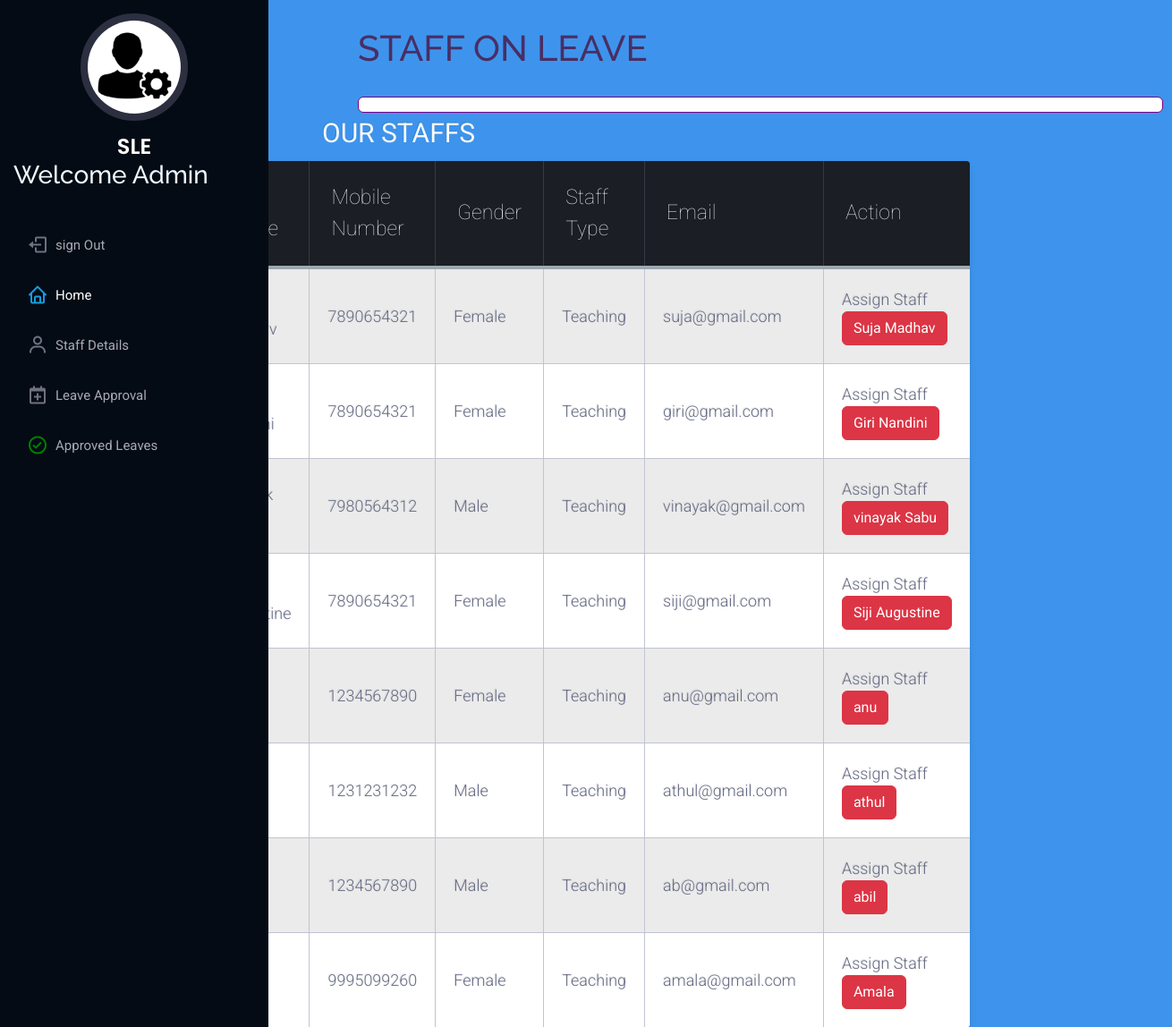
Screenshot of /AdminApp/newstaffl with the database file from the repository.
### LeaveApp/models.py (models this page shows)
class reg_tbl(models.Model):
    fn = models.CharField(max_length=25)
    mb = models.IntegerField()
    gn = models.CharField(max_length=10)
    st = models.CharField(max_length=25)
    em = models.EmailField()
    ps = models.CharField(max_length=25)
    cps = models.CharField(max_length=25)

### AdminApp/views.py (the view)
# urls.py: path('newstaffl',views.newstaffl),
def newstaffl(request):
   idno = request.GET.get('idn')
   obj = leave_reg_lwa.objects.filter(id=idno)
   obb = reg_tbl.objects.filter(st='Teaching')
   return render(request,"newstaffl.html",{"lev":obj,"st":obb})

### Templates/newstaffl.html (shortened to what this page needs)
{% load static %}
<!DOCTYPE html>
<html lang="en">
<head>
  <link href="{% static 'assets/vendor/aos/aos.css' %}" rel="stylesheet">
  <link href="{% static 'assets/vendor/bootstrap/css/bootstrap.min.css' %}" rel="stylesheet">
  <link href="{% static 'assets/vendor/bootstrap-icons/bootstrap-icons.css' %}" rel="stylesheet">
  <link href="{% static 'assets/vendor/boxicons/css/boxicons.min.css' %}" rel="stylesheet">
  <link href="{% static 'assets/vendor/glightbox/css/glightbox.min.css' %}" rel="stylesheet">
  <link href="{% static 'assets/vendor/swiper/swiper-bundle.min.css' %}" rel="stylesheet">
  <link href="{% static 'assets/css/style.css' %}" rel="stylesheet">
  <link rel="stylesheet"href="{% static 'assets/css/notif.css' %}">
  <link rel="stylesheet"href="{% static 'assets/css/staff.css' %}">
</head>
<body>
  <header id="header">
    <div class="d-flex flex-column">
      <div class="profile">
        <img src="{% static 'assets/img/admin.webp' %}" alt="" class="img-fluid rounded-circle">
        <h1 class="text-light"><a href="index.html">SLE</a></h1>
        <h3 style="color:aliceblue;">Welcome Admin</h3>
      </div>
      <nav id="navbar" class="nav-menu navbar">
        <ul>
          <li><a href="/AdminApp/" class="nav-link scrollto"><i class="bx bx-log-out"></i><span>sign Out</span></a></li>
          <li><a href="/AdminApp/dashboard" class="nav-link scrollto active"><i class="bx bx-home"></i> <span>Home</span></a></li>
          <li><a href="/AdminApp/staff_details" class="nav-link scrollto"><i class="bx bx-user"></i></i><span>Staff Details</span></a></li>
          <li><a href="/AdminApp/leave-requests" class="nav-link scrollto"><i class="bx bx-calendar-plus"></i><span>Leave Approval</span></a></li>
          <li><a href="/AdminApp/approves"class="nav-link scrollto"><i class="bx bx-check-circle" style="color: green;"></i><span>Approved Leaves</span></a></li>
        </ul>
      </nav>
    </div>
  </header>
  <form method="post"action="assigned_staffl">
  <h1 class="app">STAFF ON LEAVE</h1>
   <div class="card">
  </div>
  <div class="table-title">
    <h3>OUR STAFFS</h3>
    </div>
    <table class="table-fill">
    <thead>
    <tr>
    <th class="text-left">Staff Name</th>
    <th class="text-left">Mobile Number</th>
    <th class="text-left">Gender</th>
    <th class="text-left">Staff Type</th>
    <th class="text-left">Email</th>
    <th class="text-left">Action</th>
    </tr>
    </thead>
    <tbody class="table-hover">
    {% for ls in st %}
    <tr>
    <td class="text-left">{{ls.fn}}</td>
    <td class="text-left">{{ls.mb}}</td>
    <td class="text-left">{{ls.gn}}</td>
    <td class="text-left">{{ls.st}}</td>
    <td class="text-left">{{ls.em}}</td>
    <td>
    Assign Staff <input class="btn btn-danger" type="submit" value="{{ls.fn}}" name="fn">
    </td>
    </tr>
    {% endfor %}
    </tbody>
    </table>
  </form>
</body>

### Style/assets/css/style.css (style rules this page uses)
body { font-family: "Open Sans", sans-serif; color: #272829; }
a { color: #149ddd; text-decoration: none; }
h1, h2, h3, h4, h5, h6 { font-family: "Raleway", sans-serif; }
#header { position: fixed; top: 0; left: 0; bottom: 0; width: 300px; transition: all ease-in-out 0.5s; z-index: 9997; transition: all 0.5s; padding: 0 15px; background: #040b14; overflow-y: auto; }
#header .profile img { margin: 15px auto; display: block; width: 120px; border: 8px solid #2c2f3f; }
#header .profile h1 { font-size: 24px; margin: 0; padding: 0; font-weight: 600; -moz-text-align-last: center; text-align-last: center; font-family: "Poppins", sans-serif; }
#header .profile h1 a, #header .profile h1 a:hover { color: #fff; text-decoration: none; }
.nav-menu { padding: 30px 0 0 0; }
.nav-menu * { margin: 0; padding: 0; list-style: none; }
.nav-menu>ul>li { position: relative; white-space: nowrap; }
.nav-menu a, .nav-menu a:focus { display: flex; align-items: center; color: #a8a9b4; padding: 12px 15px; margin-bottom: 8px; transition: 0.3s; font-size: 15px; }
.nav-menu a i, .nav-menu a:focus i { font-size: 24px; padding-right: 8px; color: #6f7180; }
.nav-menu a:hover, .nav-menu .active, .nav-menu .active:focus, .nav-menu li:hover>a { text-decoration: none; color: #fff; }
.nav-menu a:hover i, .nav-menu .active i, .nav-menu .active:focus i, .nav-menu li:hover>a i { color: #149ddd; }

### Style/assets/css/notif.css (style rules this page uses)
.app { margin-top: 30px; margin-left: 400px; color:rgb(73, 46, 100); }
.card { padding-left: 20px; margin-left: 400px; margin-top: 30px; width: 900px; height:100%; border-color: purple; }
input { border-left: none; border-right: none; border-top: none; border-bottom-color: rgb(56, 141, 164); }

### Style/assets/css/staff.css (style rules this page uses)
body { background-color: #3e94ec; font-family: "Roboto", helvetica, arial, sans-serif; font-size: 16px; font-weight: 400; text-rendering: optimizeLegibility; }
div.table-title { display: block; margin: auto; max-width: 600px; padding:5px; width: 100%; }
.table-title h3 { color: #fafafa; font-size: 30px; font-weight: 400; font-style:normal; font-family: "Roboto", helvetica, arial, sans-serif; text-shadow: -1px -1px 1px rgba(0, 0, 0, 0.1); text-transform:uppercase; }
.table-fill { background: white; border-radius:3px; border-collapse: collapse; height: 320px; margin: auto; max-width: 600px; padding:5px; width: 100%; box-shadow: 0 5px 10px rgba(0, 0, 0, 0.1); animation: float 5s infinite; }
th { color:#D5DDE5;; background:#1b1e24; border-bottom:4px solid #9ea7af; border-right: 1px solid #343a45; font-size:23px; font-weight: 100; padding:24px; text-align:left; text-shadow: 0 1px 1px rgba(0, 0, 0, 0.1); vertical-align:middle; }
th:first-child { border-top-left-radius:3px; }
th:last-child { border-top-right-radius:3px; border-right:none; }
tr { border-top: 1px solid #C1C3D1; border-bottom: 1px solid #C1C3D1; color:#666B85; font-size:16px; font-weight:normal; text-shadow: 0 1px 1px rgba(256, 256, 256, 0.1); }
tr:first-child { border-top:none; }
tr:last-child { border-bottom:none; }
tr:nth-child(odd) td { background:#EBEBEB; }
tr:last-child td:first-child { border-bottom-left-radius:3px; }
tr:last-child td:last-child { border-bottom-right-radius:3px; }
td { background:#FFFFFF; padding:20px; text-align:left; vertical-align:middle; font-weight:300; font-size:18px; text-shadow: -1px -1px 1px rgba(0, 0, 0, 0.1); border-right: 1px solid #C1C3D1; }
td:last-child { border-right: 0px; }
th.text-left { text-align: left; }
td.text-left { text-align: left; }
a { text-decoration: none; color:#fafafa; }

### rows the page displays
reg_tbl: mb "7890654321", gn "Female", st "Teaching", em "suja@gmail.com", fn "Suja Madhav"
reg_tbl: mb "7890654321", gn "Female", st "Teaching", em "giri@gmail.com", fn "Giri Nandini"
reg_tbl: mb "7980564312", gn "Male", st "Teaching", em "vinayak@gmail.com", fn "vinayak Sabu"
reg_tbl: mb "7890654321", gn "Female", st "Teaching", em "siji@gmail.com", fn "Siji Augustine"
reg_tbl: mb "1234567890", gn "Female", st "Teaching", em "anu@gmail.com", fn "anu"
reg_tbl: mb "1231231232", gn "Male", st "Teaching", em "athul@gmail.com", fn "athul"
reg_tbl: mb "1234567890", gn "Male", st "Teaching", em "ab@gmail.com", fn "abil"
reg_tbl: mb "9995099260", gn "Female", st "Teaching", em "amala@gmail.com", fn "Amala"
